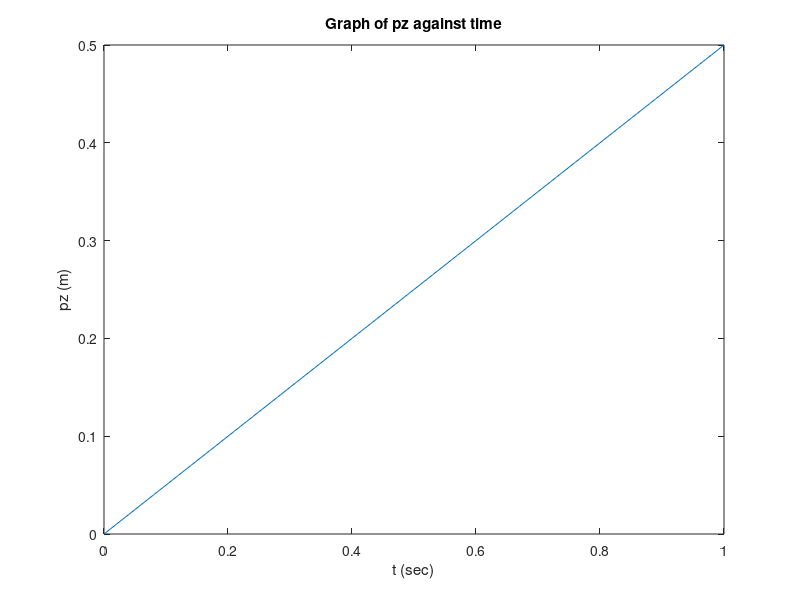

Write the MATLAB code that produced this figure.
t = 0:0.01:1;
q2=pi/6*t+pi/4*(t.^2);
q3=pi/5*t+pi/8*(t.^2);
d1=0.5*t;
p_x = 0.60+0.50*cos(q2)+0.40*cos(q2+q3);
p_y = 0.50*sin(q2)+0.40*sin(q2+q3);
p_z=d1;

plot(t,p_x);
title('Graph of px against time');
xlabel('t (sec)');
ylabel('px (m)');

plot(t,p_y);
title('Graph of py against time');
xlabel('t (sec)');
ylabel('py (m)');

plot(t,p_z);
title('Graph of pz against time');
xlabel('t (sec)');
ylabel('pz (m)');